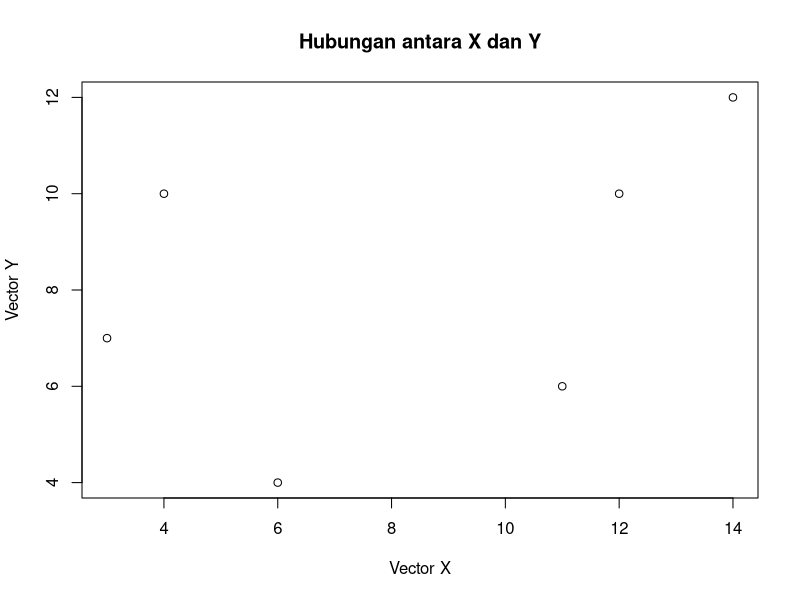

This chart was generated by the following R code:
#1. misalkan terdapat sebuah vektor x, hitunglah
x <- c(4,5,3,8,5,9,7,10,4,10)
jmlx <- sum(x)
jmlx
jmlxx <- sum(x^2)
jmlxx
jmlerx <- sum((x-mean(x))^2)
jmlerx

#2. misalkan terdapat dua buah vektor x dan y
x2 <- c(4,6,3,11,12,14)
y2 <- c(10,4,7,6,10,12)
jmlxy <- sum(x2*y2)
jmlxy
jmlerxy <- sum((x2-mean(x2))*(y2-mean(y2)))
jmlerxy
r <- (length(x2)*jmlxy-sum(x2)*sum(y2))/
      (sqrt(length(x2)*sum(x2^2)-sum(x2)^2)*sqrt(length(y2)*sum(y2^2)-sum(y2)^2))
r

#3. Buatlah scatterplot yang menggambarkan hubungan antara X dan Y pada soal no.2
plot(x2,y2,type = "p",xlab ="Vector X",ylab = "Vector Y",main = "Hubungan antara X dan Y" )

#4. Misalkan diketahui fungsi y = |ln x - e^-x|
#4a. Berapa nilai y untuk x = 10
y3 <- abs(log(10)-exp(-10))
y3
#4b. Bulatkan nilai y jika dinyatakan 3 digit desimal
round(y3,3)
#4c. Bulatkan nilai y ke atas
ceiling(y3)
#4d. Bulatkan nilai y ke bawah
floor(y3)

#5a. Normal Baku
#P(X=6)
dnorm(x=6,mean=0,sd=1)
#P(X<6)
1-pnorm(q=6,mean=0,sd=1,lower.tail = F)
#P(X>=6)
pnorm(q=6,mean=0,sd=1,lower.tail = F)

#5b. Binomial (n=20 dan p=0.2)
#P(x=6)
dbinom(x=6,size=20,prob = 0.2)
#P(x<6)
1-pbinom(q=6,size = 20,prob = 0.2,lower.tail = F)
#P(X>=6)
pbinom(q=6,size = 20,prob = 0.2,lower.tail = F)

#5c. Poisson (lambda = 4)
#P(x=6)
dpois(x=6, lambda = 4)
#P(x<6)
1-ppois(q=6,lambda=4,lower.tail = F)
#P(X>=6)
ppois(q=6,lambda=4,lower.tail = F)

#6. Buat program untuk menentukan pada posisi (indeks) ke berapa terdapat nilai (a) minimum data ? (b) maksimum data ?
order(x,decreasing = F)[1] #(a) minimum data
order(x,decreasing = T)[1] #(b) maksimum data

#7. Misalkan diketahui fungsi y = 1+8x-x^2
#7a. Nilai y untuk x={3,4,5,6,7,8,9,10}
x7 <- c(3:10)
y7 <- 1+8*x7-x7^2 
fx7 <- matrix(c(x7,y7),ncol=2)
colnames(fx7) <- c("X","Y")
fx7
#7b. Carilah nilai x yang membuat y maksimum
fx7[order(fx7[,2],decreasing=T),][1,1]

#8. Buatlah matrik baru yg merupakan matrik terurut M berdasarkan X dengan urutan menaik
# Semisal matrik baru diberi nama N
M <- matrix(c(1,4,3,7,5,6,9,3,2,8),ncol=2,byrow = F)
colnames(M) <- c("Y","X")
N <- M[order(M[,2],decreasing=F),]
N

#9a. Carilah nilai Z_alfa untuk alfa = 0.025,0.05,0.075,0.10
qnorm(c(0.025,0.05,0.075,0.10),mean = 0,sd=1)
#9b. carilah p-value uji kiri Z hitung
pnorm(-1.78,mean = 0,sd=1,lower.tail = T)
#9c. carilah p-value uji kanan z hitung
pnorm(2.15,mean = 0,sd=1,lower.tail = F)
#9d. carilah p-value uji dua arah z hitung
2*pnorm(1.99,mean = 0,sd=1,lower.tail = F)

#10a. Carilah nilai t_alfa untuk alfa = 0.025,0.05,0.075,0.10 (df = 9)
qt(c(0.025,0.05,0.075,0.10),df=9)
#10b. carilah p-value uji kiri t hitung (df=9)
pt(-2.48,df=9,lower.tail = T)
#10c. carilah p-value uji kanan t hitung (df=9)
pt(1.89,df=9,lower.tail = F)
#10d. carilah p-value uji dua arah t hitung (df=9)
2*pt(2.21,df=9,lower.tail = F)

#11. Ambil sampel dari vektor x secara acak tanpa pengembalian sebanyak 10 sampel
x_11 <- c(25,24,28,23,21,20,16,22,14,18,21,21,20,22,24,31,29,25,24,20)
sample(x_11,10,replace = F)
